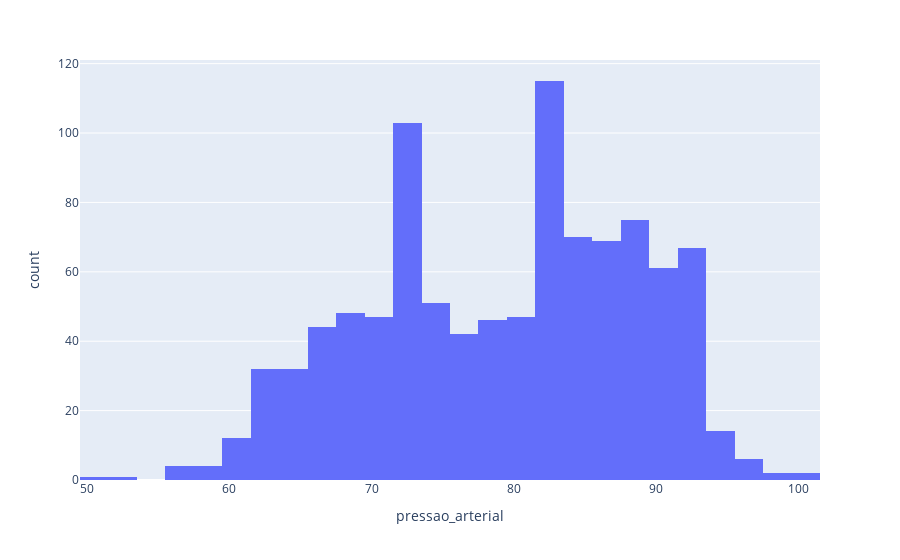

Here is the notebook cell this chart was saved with:
### Code cell
px.histogram(df_diabetes,x='pressao_arterial')

### Figure 1 — Plotly figure (JSON) as saved in the notebook; plotly's stock layout.template omitted (floating-point values rounded to 4 significant figures; data arrays with more than 128 entries replaced by an {"elided": "..."} marker saying what was removed)
{"data": [{"bingroup": "x", "hovertemplate": "pressao_arterial=%{x}<br>count=%{y}<extra></extra>", "legendgroup": "", "marker": {"color": "#636efa", "pattern": {"shape": ""}}, "name": "", "orientation": "v", "showlegend": false, "type": "histogram", "x": {"elided": "995 int values"}, "xaxis": "x", "yaxis": "y"}], "layout": {"barmode": "relative", "legend": {"tracegroupgap": 0}, "margin": {"t": 60}, "xaxis": {"anchor": "y", "domain": [0, 1], "title": {"text": "pressao_arterial"}}, "yaxis": {"anchor": "x", "domain": [0, 1], "title": {"text": "count"}}}}
